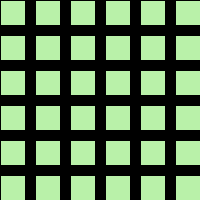
Frame 1 (no input)
Frame 60 (the mouse pressed at the canvas centre just before this capture): identical to frame 1, image omitted
Frame 120 (the mouse held since frame 60 and released just before this capture): identical to frame 1, image omitted

The Processing sketch that drew this single still picture (run headless with seeded random() and noise(); from frame 60 on, the mouse is pressed at the canvas centre):

// Processing sketch: processing_95162
// ── processing_95162.pde

//Patricia 
void setup(){
  size(200,200);
 
}
 
void draw(){
 
 size(200,200);
background(0);
fill (185, 241,169);
stroke(0);
 
int x;
int y;
 
for(x=0;x<201;x=x+35)
{
for(y=0;y<201;y=y+35)
{
rect(x,y,25,25);
}
}

  }
